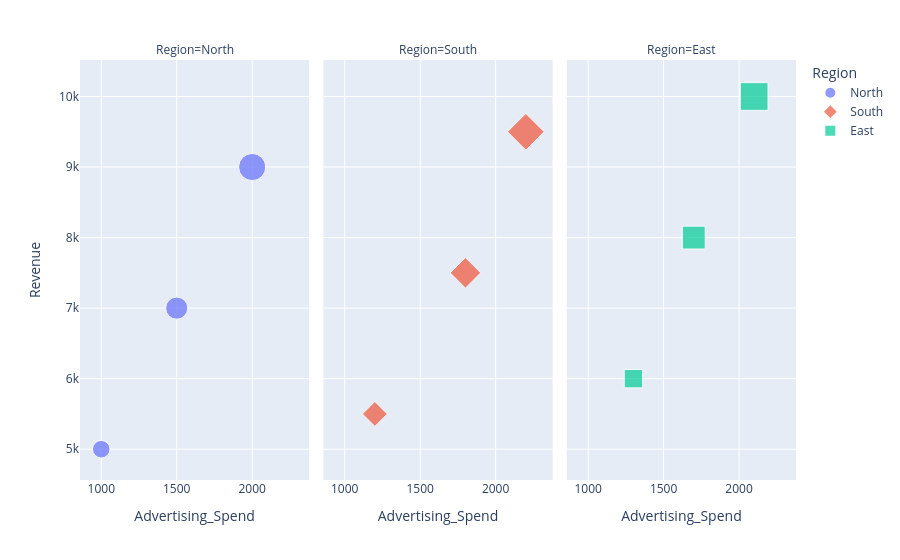

Notebook code for this chart:
### Markdown cell above
# 5. You are analyzing how advertising impacts revenue across different regions.

1. Create a DataFrame df_sales with:

Advertising investment

Revenue generated

Region (North, South, East)

Profit earned

2. Build a visualization such that:

Advertising spend is shown along the horizontal direction

Revenue is represented vertically

Each region is distinguished using different colors and marker shapes

The size of each point reflects profitability

The chart is split into multiple panels, one for each region

The layout is wide and clearly visible

### Code cell
import pandas as pd
import plotly.express as px

df_sales = pd.DataFrame({
    "Advertising_Spend": [1000, 1500, 2000, 1200, 1800, 2200, 1300, 1700, 2100],
    "Revenue": [5000, 7000, 9000, 5500, 7500, 9500, 6000, 8000, 10000],
    "Region": ["North", "North", "North",
               "South", "South", "South",
               "East", "East", "East"],
    "Profit": [500, 800, 1200, 600, 900, 1300, 550, 850, 1250]
})
px.scatter(data_frame=df_sales,x="Advertising_Spend",y="Revenue",color="Region",size="Profit",
          symbol="Region",facet_col="Region")

### Figure 1 — Plotly figure (JSON) as saved in the notebook; plotly's stock layout.template omitted (floating-point values rounded to 4 significant figures)
{"data": [{"hovertemplate": "Region=North<br>Advertising_Spend=%{x}<br>Revenue=%{y}<br>Profit=%{marker.size}<extra></extra>", "legendgroup": "North", "marker": {"color": "#636efa", "size": [500, 800, 1200], "sizemode": "area", "sizeref": 3.25, "symbol": "circle"}, "mode": "markers", "name": "North", "orientation": "v", "showlegend": true, "type": "scatter", "x": [1000, 1500, 2000], "xaxis": "x", "y": [5000, 7000, 9000], "yaxis": "y"}, {"hovertemplate": "Region=South<br>Advertising_Spend=%{x}<br>Revenue=%{y}<br>Profit=%{marker.size}<extra></extra>", "legendgroup": "South", "marker": {"color": "#EF553B", "size": [600, 900, 1300], "sizemode": "area", "sizeref": 3.25, "symbol": "diamond"}, "mode": "markers", "name": "South", "orientation": "v", "showlegend": true, "type": "scatter", "x": [1200, 1800, 2200], "xaxis": "x2", "y": [5500, 7500, 9500], "yaxis": "y2"}, {"hovertemplate": "Region=East<br>Advertising_Spend=%{x}<br>Revenue=%{y}<br>Profit=%{marker.size}<extra></extra>", "legendgroup": "East", "marker": {"color": "#00cc96", "size": [550, 850, 1250], "sizemode": "area", "sizeref": 3.25, "symbol": "square"}, "mode": "markers", "name": "East", "orientation": "v", "showlegend": true, "type": "scatter", "x": [1300, 1700, 2100], "xaxis": "x3", "y": [6000, 8000, 10000], "yaxis": "y3"}], "layout": {"annotations": [{"font": {}, "showarrow": false, "text": "Region=North", "x": 0.16, "xanchor": "center", "xref": "paper", "y": 1, "yanchor": "bottom", "yref": "paper"}, {"font": {}, "showarrow": false, "text": "Region=South", "x": 0.5, "xanchor": "center", "xref": "paper", "y": 1, "yanchor": "bottom", "yref": "paper"}, {"font": {}, "showarrow": false, "text": "Region=East", "x": 0.84, "xanchor": "center", "xref": "paper", "y": 1, "yanchor": "bottom", "yref": "paper"}], "legend": {"itemsizing": "constant", "title": {"text": "Region"}, "tracegroupgap": 0}, "margin": {"t": 60}, "xaxis": {"anchor": "y", "domain": [0, 0.32], "title": {"text": "Advertising_Spend"}}, "xaxis2": {"anchor": "y2", "domain": [0.34, 0.66], "matches": "x", "title": {"text": "Advertising_Spend"}}, "xaxis3": {"anchor": "y3", "domain": [0.68, 1.0], "matches": "x", "title": {"text": "Advertising_Spend"}}, "yaxis": {"anchor": "x", "domain": [0, 1], "title": {"text": "Revenue"}}, "yaxis2": {"anchor": "x2", "domain": [0, 1], "matches": "y", "showticklabels": false}, "yaxis3": {"anchor": "x3", "domain": [0, 1], "matches": "y", "showticklabels": false}}}
